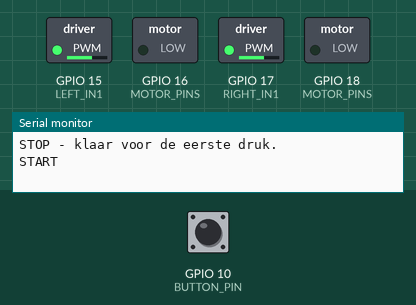
Recording of a sketch running on a simulated ESP32-S3. Shown: switched loads named in the sketch (green lamp = pin HIGH), the last lines printed to the serial monitor. The inputs (shaded band) are chosen by the test bench; at power-on: GPIO 10 (BUTTON_PIN) HIGH.

Above: at 1.2 s.
1.3 s: GPIO 10 (BUTTON_PIN) pulled LOW for 0.15 s
At 2.6 s:
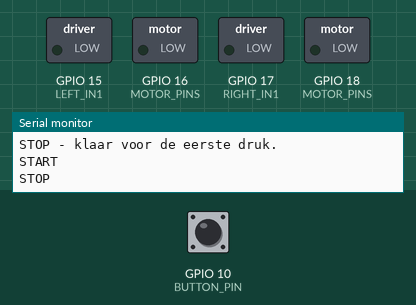
2.9 s: GPIO 10 (BUTTON_PIN) pulled LOW for 1 s
At 5.1 s:
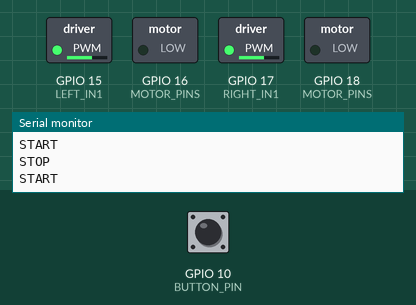
5.4 s: GPIO 10 (BUTTON_PIN) pulled LOW for 3.2 s
At 9.9 s:
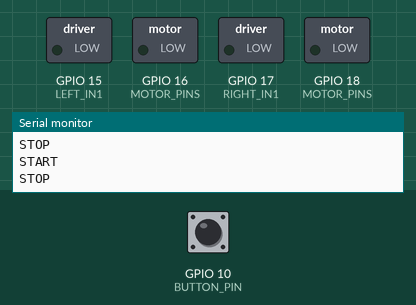
Timing chart, 0 to 11.4 s (numbered marks = the images above; inputs shaded):
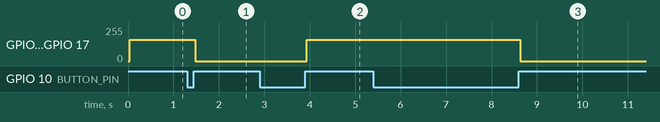

Measured:
- after the input at 1.3 s, GPIO 15 (LEFT_IN1), GPIO 17 (RIGHT_IN1): 159/255 → 0/255 after 0.19 s
- after the input at 2.9 s, GPIO 15 (LEFT_IN1), GPIO 17 (RIGHT_IN1): 0/255 → 159/255 after 1.0 s
- after the input at 5.4 s, GPIO 15 (LEFT_IN1), GPIO 17 (RIGHT_IN1): 159/255 → 0/255 after 3.2 s

The sketch:

StartStopInterruptPoC.ino
```cpp
#include <Arduino.h>

constexpr uint8_t BUTTON_PIN = 10;
constexpr uint8_t LEFT_IN1 = 15;
constexpr uint8_t LEFT_IN2 = 16;
constexpr uint8_t RIGHT_IN1 = 17;
constexpr uint8_t RIGHT_IN2 = 18;

constexpr uint8_t MOTOR_PINS[] = {
  LEFT_IN1, LEFT_IN2, RIGHT_IN1, RIGHT_IN2
};

constexpr uint32_t PWM_FREQ = 20000;
constexpr uint8_t PWM_BITS = 8;
constexpr uint32_t RUN_DUTY = 160;
constexpr uint32_t DEBOUNCE_MS = 35;

portMUX_TYPE buttonMux = portMUX_INITIALIZER_UNLOCKED;
volatile bool edgePending = false;

bool debounceActive = true;
uint32_t lastEdgeMs = 0;
int stableButton = LOW;
bool running = false;

// Hardware-interrupt bij verandering van de drukknop
void ARDUINO_ISR_ATTR onButtonChange() {
  portENTER_CRITICAL_ISR(&buttonMux);
  edgePending = true;
  portEXIT_CRITICAL_ISR(&buttonMux);
}

void setup() {
  Serial.begin(115200);

  for (uint8_t pin : MOTOR_PINS) {
    pinMode(pin, OUTPUT);
    digitalWrite(pin, LOW);
  }

  // IN2 blijft laag: één draairichting
  if (!ledcAttach(LEFT_IN1, PWM_FREQ, PWM_BITS) ||
      !ledcAttach(RIGHT_IN1, PWM_FREQ, PWM_BITS)) {
    debounceActive = false;
    Serial.println("PWM instellen mislukt.");
    return;
  }

  ledcWrite(LEFT_IN1, 0);
  ledcWrite(RIGHT_IN1, 0);

  // Externe pull-downweerstand van 10 kOhm
  // Knop tussen GPIO10 en 3.3V
  pinMode(BUTTON_PIN, INPUT);

  // Hardware-interrupt op beide flanken
  attachInterrupt(
    digitalPinToInterrupt(BUTTON_PIN),
    onButtonChange,
    CHANGE
  );

  lastEdgeMs = millis();
  Serial.println("STOP - klaar voor de eerste druk.");
}

void loop() {
  portENTER_CRITICAL(&buttonMux);
  const bool changed = edgePending;
  edgePending = false;
  portEXIT_CRITICAL(&buttonMux);

  const uint32_t now = millis();

  if (changed) {
    lastEdgeMs = now;
    debounceActive = true;
  }

  // Ontdendering van 35 ms
  if (!debounceActive ||
      now - lastEdgeMs < DEBOUNCE_MS) {
    return;
  }

  const int level = digitalRead(BUTTON_PIN);

  portENTER_CRITICAL(&buttonMux);
  const bool newEdge = edgePending;
  portEXIT_CRITICAL(&buttonMux);

  if (newEdge) {
    return;
  }

  debounceActive = false;

  if (level == stableButton) {
    return;
  }

  stableButton = level;

  // Met externe pull-down is HIGH = ingedrukt
  if (stableButton == HIGH) {
    running = !running;

    const uint32_t duty = running ? RUN_DUTY : 0;

    ledcWrite(LEFT_IN1, duty);
    ledcWrite(RIGHT_IN1, duty);

    Serial.println(running ? "START" : "STOP");
  }
}
```
